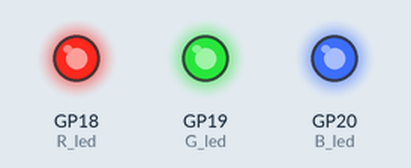
Recording of a program running on a simulated Raspberry Pi Pico running MicroPython. Shown: output pins drawn as LEDs (lit = HIGH). What the program prints to the serial console is not drawn.

Above: at 0.15 s.
At 66.91 s:
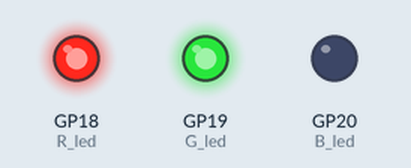
Timing chart, 0 to 67.2 s (numbered marks = the images above):
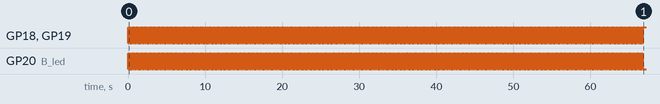

The program:

blink.py
```python
# blink.py - blink a pin
# identify the pin to blink on line 6
from machine import Pin
from time import sleep_ms

R_pin = 18
G_pin = 19
B_pin = 20
delay = 25
freq = (1 / (delay * 2)) * 1000
R_led = Pin(R_pin, Pin.OUT)
G_led = Pin(G_pin, Pin.OUT)
B_led = Pin(B_pin, Pin.OUT)

print("blink: pin", R_pin, "will blink with a delay of",
      delay, "ms at a frequency of", freq, "kHz.")

# with a delay of 100, the pin will have a 5Hz frequency
while True:
    R_led.off()
    G_led.off()
    B_led.off()
    sleep_ms(delay)
    R_led.on()
    G_led.on()
    B_led.on()
    sleep_ms(delay)
```

Measured:
- by itself, GP18 (R_led), GP19 (G_led), GP20 (B_led): alternates HIGH for 0.03 s and LOW for 0.03 s
